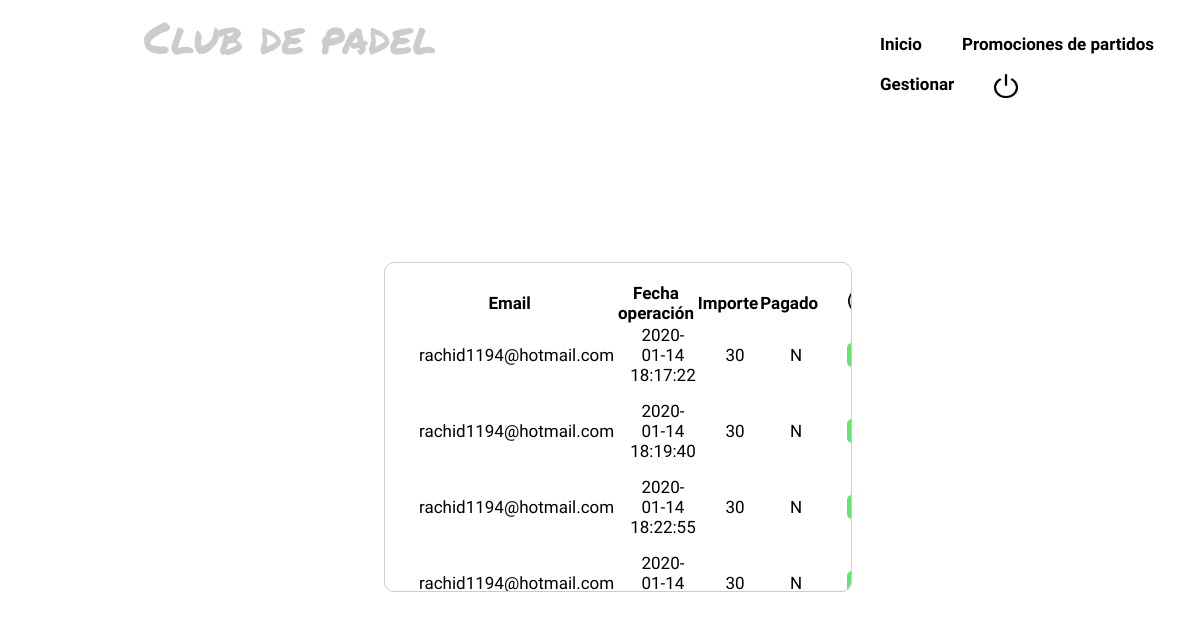
/controllers/Pago_Controller.php (signed in), run on an earlier commit of the app's database.
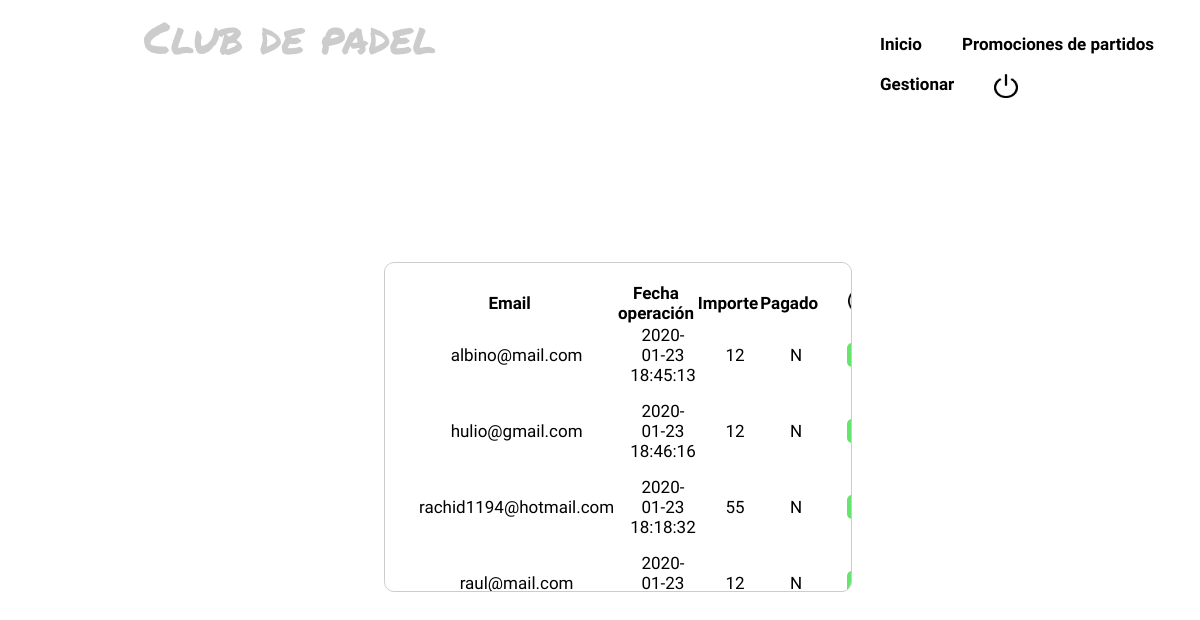
And on a later commit of the database.
### tables this page shows
CREATE TABLE `pagos` (
  `email` varchar(50) NOT NULL,
  `fecha` datetime NOT NULL,
  `importe` int(3) NOT NULL,
  `pagado` char(1) NOT NULL
);

### controllers/Pago_Controller.php (called while the page is built, shortened)
<?php
include '../models/Pago_Model.php';
include '../views/Pago_Showall_View.php';
switch ($_REQUEST['action']) {
  default:
    $PAGO = new PagoModel('','','','');
    $datos = $PAGO->SEARCH();
    new PagoShowallView($datos);
    break;
}
 ?>

### models/Pago_Model.php (called while the page is built, shortened)
<?php
  class PagoModel{
    var $email;
    var $fecha;
    var $importe;
    var $pagado;
    var $mysqli;
    function __construct($email,$fecha,$importe,$pagado){
      $this->email=$email;
      $this->fecha=$fecha;
      $this->importe=$importe;
      $this->pagado=$pagado;
      include_once '../functions/BdAdmin.php';
      $this->mysqli=ConectarBD();
    }
    function SEARCH(){
      $sql="SELECT * FROM PAGOS WHERE (email LIKE '%$this->email%'
                                      AND fecha LIKE '%$this->fecha%'
                                      AND importe LIKE '%$this->importe%'
                                      AND pagado LIKE '%$this->pagado%')";
        if (!($resultado=$this->mysqli->query($sql))){
          return 'Error en la consulta';
        } else {
            return $resultado;
          }
    }
}
 ?>

### functions/BdAdmin.php (called while the page is built, shortened)
<?php
function ConectarBD()
	{
	    $mysqli = new mysqli("localhost", "root", "", "abp23");
		return $mysqli;
	}
?>

### views/Pago_Showall_View.php (the view, shortened to what this page needs)
<?php
  class PagoShowallView{
    function __construct($datos){
      $this->render($datos);
    }
    function render($datos){
      include "../views/Header.php";
 ?>
<table class="tablaPagoTodo">
        <tr id="letraPago">
            <th>Email</th>
            <th>Fecha operación</th>
            <th>Importe</th>
            <th>Pagado</th>
            <th>
              <div>
                <a href="../controllers/Pago_Controller.php?action=ADD" action="ADD" id = "añadirPago"><img src="../img/añadir.png" width="24px" height="24px" ></a>
              </div>
            </th>
        </tr>
<?php
  while($fila = mysqli_fetch_array($datos)){
?>
<tr class="pagosVisibles">
    <td><?php echo $fila['email']?> </td>
    <td><?php echo $fila['fecha']?> </td>
    <td><?php echo $fila['importe']?> </td>
    <td><?php echo $fila['pagado']?> </td>
    <td> <form action="../controllers/Pago_Controller.php" name ='EDIT'>
            <button class="botonConfirmar" name = "action" value = "EDIT">Confirmar</button>
            </form>
    </td>
</tr>
<?php
       }
       ?>
   </table>
<?php
       include "../views/Footer.php";
   }
}
?>

What changed in the data, as far as the page shows it:
removed pagos: email "rachid1194@hotmail.com", fecha "2020-01-14 18:17:22", importe "30", pagado "N"
removed pagos: email "rachid1194@hotmail.com", fecha "2020-01-14 18:19:40", importe "30", pagado "N"
removed pagos: email "rachid1194@hotmail.com", fecha "2020-01-14 18:22:55", importe "30", pagado "N"
removed pagos: email "rachid1194@hotmail.com", fecha "2020-01-14…", importe "30", pagado "N"
added pagos: email "albino@mail.com", fecha "2020-01-23 18:45:13", importe "12", pagado "N"
added pagos: email "hulio@gmail.com", fecha "2020-01-23 18:46:16", importe "12", pagado "N"
added pagos: email "rachid1194@hotmail.com", fecha "2020-01-23 18:18:32", importe "55", pagado "N"
added pagos: email "raul@mail.com", fecha "2020-01-23…", importe "12", pagado "N"
